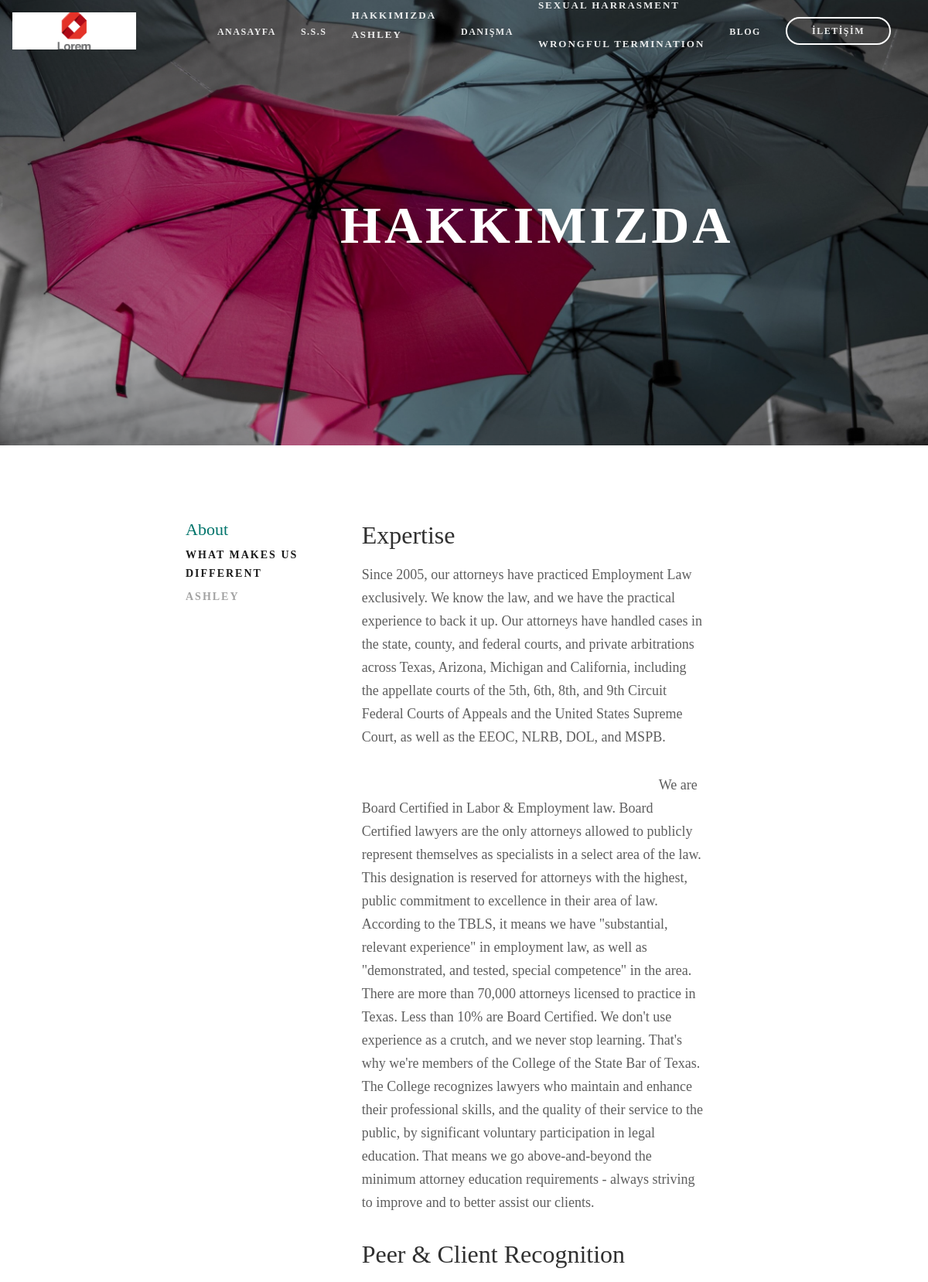
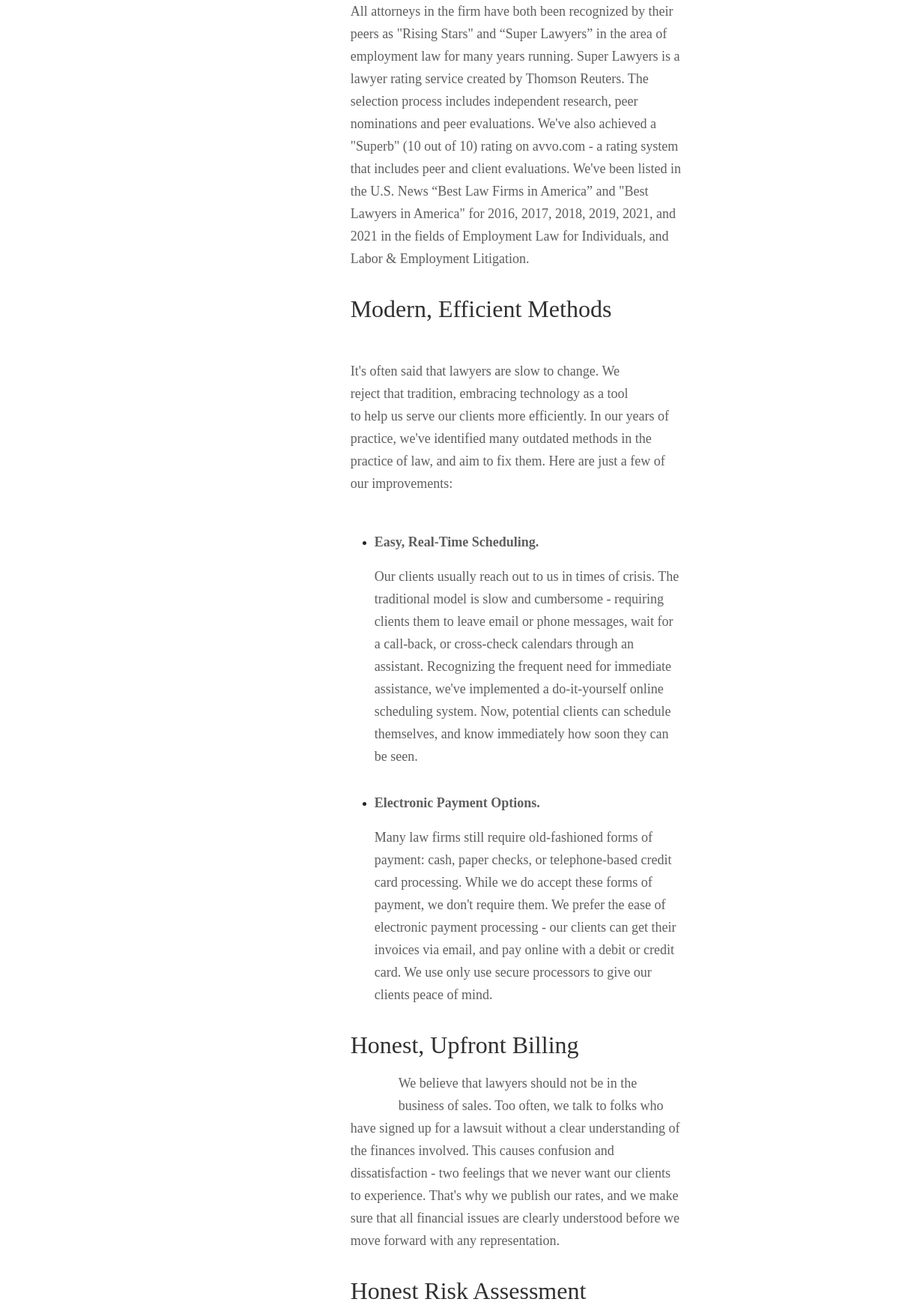
Page /about-us (upper part) on the committed database (2 pictures, top to bottom).
### employee/models.py (models this page shows, shortened)
class Employee(models.Model):
    name = models.CharField(max_length=255, verbose_name="Name")
    surname = models.CharField(max_length=255, verbose_name="Surname")
    description = RichTextField(verbose_name="Desciption")
    faculty =  models.CharField(max_length=255, verbose_name="Faculty")
    graduated_date=models.DateField(verbose_name="Graduated Date")
    image = models.ImageField(null=True, blank=True, verbose_name="Employee's Photo")
    areas = models.ManyToManyField(PracticeAreas, verbose_name="Practice Areas")
    certificates = models.ManyToManyField(Certificate,  verbose_name="Employee's Certificates")
    slug = models.SlugField(unique=True, editable=False, max_length=265)
    def get_absolute_url(self):
        return reverse("employee:detail", kwargs={"slug": self.slug})

class PracticeAreas(models.Model):
    title = UpperCaseField(max_length = 255)
    desc = RichTextField(verbose_name="Desciption")
    class Meta:
        verbose_name_plural = "Practice Areas"

### main/views.py (the view)
# urls.py: path('about-us', aboutus_view, name="aboutus"),
def aboutus_view(request):
    employees = Employee.objects.all()
    context = {
        'employees':employees,
    }
    return render(request, 'main/aboutus.html',context)

### website/header_context.py (called while the page is built)
def header_data(request):
    context_practice_areas = PracticeAreas.objects.all()
    context_employees = Employee.objects.all()
    context = {
        'context_practice_areas':context_practice_areas,
        'context_employees':context_employees,
    }
    return context

### templates/main/aboutus.html (shortened to what this page needs)
{% extends 'partials/base.html' %}
{% load static %}
{% block body %}
    <div id="about-container">
        <div id="about-overlay">
            {% include 'partials/header.html' %}
            <div id="description-wrapper">
                <p class="desc-bold"><strong>HAKKIMIZDA</strong></p>
            </div>
        </div>
    </div>
    <main id="page">
        <div class="page content about-page-content">
            <div class="about-aside">
                <ul>
                    <li class="about-aside-list-title"> About</li>
                    <li class="about-aside-list-item "><a class="active" href="#">WHAT MAKES US DIFFERENT</a></li>
                    {% for employee in employees  %}
                        <li class="about-aside-list-item"><a href="{{employee.get_absolute_url}}">{{employee.name|title}}<br></a></li>
                    {% endfor %}
                </ul>
            </div>
            <div class="about-article">
                <div class="about-article-item">
                    <h1>Expertise</h1>
                    <p>Since 2005, our attorneys have practiced Employment Law exclusively.  We know the law, and we have the practical experience to back it up.  Our attorneys have handled cases in the state, county, and federal courts, and private arbitrations across Texas, Arizona, Michigan and California, including the appellate courts of the 5th, 6th, 8th, and 9th Circuit Federal Courts of Appeals and the United States Supreme Court, as well as the EEOC, NLRB, DOL, and MSPB.</p>
                </div  >
                <div class="about-article-item">
                    <div class="about-article-item-photo">
                    </div>
                    <p class="article-p-right">We are Board Certified in Labor & Employment law.  Board Certified lawyers are the only attorneys allowed to publicly represent themselves as specialists in a select area of the law. This designation is reserved for attorneys with the highest, public commitment to excellence in their area of law.  According to the TBLS, it means we have "substantial, relevant experience" in employment law, as well as "demonstrated, and tested, special competence" in the area.  There are more than 70,000 attorneys licensed to practice in Texas. Less than 10% are Board Certified.
                        We don't use experience as a crutch, and we never stop learning.  That's why we're members of the College of the State Bar of Texas.  The College recognizes lawyers who maintain and enhance their professional skills, and the quality of their service to the public, by significant voluntary participation in legal education.  That means we go above-and-beyond the minimum attorney education requirements - always striving to improve and to better assist our clients.</p>
                </div>
                <div class="about-article-item">
                    <h1>Peer & Client Recognition</h1>
                    <p>All attorneys in the firm have both been recognized by their peers as "Rising Stars" and “Super Lawyers” in the area of employment law for many years running.  Super Lawyers is a lawyer rating service created by Thomson Reuters.  The selection process includes independent research, peer nominations and peer evaluations.  We've also achieved a "Superb" (10 out of 10) rating on avvo.com - a rating system that includes peer and client evaluations.  We've been listed in the U.S. News “Best Law Firms in America” and "Best Lawyers in America" for 2016, 2017, 2018, 2019, 2021, and 2021 in the fields of Employment Law for Individuals, and Labor & Employment Litigation.</p>
                </div>
                <div class="about-article-item">
                    <h1>Modern, Efficient Methods</h1>
                    <p>It's often said that lawyers are slow to change.  We reject that tradition, embracing technology as a tool to help us serve our clients more efficiently.  In our years of practice, we've identified many outdated methods in the practice of law, and aim to fix them.  Here are just a few of our improvements:</p>
                    <ul class="about-article-first-ul">
                        <li><strong>Easy, Real-Time Scheduling.</strong><p>Our clients usually reach out to us in times of crisis. The traditional model is slow and cumbersome - requiring clients them to leave email or phone messages, wait for a call-back, or cross-check calendars through an assistant. Recognizing the frequent need for immediate assistance, we've implemented a do-it-yourself online scheduling system. Now, potential clients can schedule themselves, and know immediately how soon they can be seen.</p></li>
                        <li><strong>Electronic Payment Options. </strong><p>Many law firms still require old-fashioned forms of payment: cash, paper checks, or telephone-based credit card processing. While we do accept these forms of payment, we don't require them. We prefer the ease of electronic payment processing - our clients can get their invoices via email, and pay online with a debit or credit card. We use only use secure processors to give our clients peace of mind.</p></li>
                    </ul>
                </div>
                <div class="about-article-item">
                    <h1>Honest, Upfront Billing</h1>
                    <p>We believe that lawyers should not be in the business of sales.  Too often, we talk to folks  who have signed up for a lawsuit without a clear understanding of the finances involved.  This causes confusion and dissatisfaction - two feelings that we never want our clients to experience.  That's why we publish our rates, and we make sure that all financial issues are clearly understood before we move forward with any representation.</p>
                </div>
                <div class="about-article-item">
                    <h1>Honest Risk Assessment</h1>
                </div>
            </div>
        </div>
    </main>
{% endblock %}

### templates/partials/header.html
{% load static %}
 <header id="site-header">
    <div id="site-logo">
        <img src="{% static 'img/logo.png'%}" alt="">
    </div>
    <div id="site-list-container">
        <div class="site-list-item">
            <a href="{% url 'main:home' %}">ANASAYFA</a>
        </div>
        <div class="site-list-item">
            <a href="{% url 'main:faqs' %}">S.S.S</a>
        </div>
        <div class="site-list-item">
            <a href="{% url 'main:aboutus' %}">HAKKIMIZDA
                <ul>
                    <a href="about.html"><li>Hakkımızda</li></a>
                    {% for employee in context_employees %}
                        <a href="{{employee.get_absolute_url}}"><li>{{employee.name|title}}</li><br></a>
                    {% endfor %}
                </ul>
            </a>
        </div>
        <div class="site-list-item">
            <a href="">DANIŞMA</a>
        </div>
        <div class="site-list-item">
            <a href="{% url 'main:practice_areas' %}">FAALİYET ALANLARI
                <ul>
                    {% for area in context_practice_areas %}
                        <a href=""><li>{{area.title|title}}</li><br></a>
                    {% endfor %}
                </ul>
            </a>
        </div>
        <div class="site-list-item">
            <a href="{% url 'post:index' %}">BLOG</a>
        </div>
        <div class="site-list-item bordered">
            <a href="{% url 'main:contact' %}">İLETİŞİM</a>
        </div>
    </div>
</header>

### static/css/main.css (style rules this page uses)
* { margin: 0; padding: 0; font-family: adobe-garamond-pro, serif; }
ol,ul { list-style:none; }
a { text-decoration: none; }
#site-header { padding: 1rem 1rem; align-items: center; display: flex; }
#site-logo { width: 10rem; height: 3rem; }
#site-logo img { object-fit: cover; width: 100%; height: 3rem; }
#site-list-container { align-items: center; height: 2rem; margin-left: auto; display: flex; }
.site-list-item { margin-right: 2rem; position: relative; }
.site-list-item ul a { text-transform: uppercase; font-size: 13px; font-weight: 600; letter-spacing: 2px; line-height: 25px; transition: 0.3s ease-in-out; }
.site-list-item a { font-size: 12px; font-style: normal; font-weight: 700; letter-spacing: 1.5px; color:rgba(255,255,255,.9); line-height: 1em; transition: 0.3s ease-in-out; }
.bordered { line-height: 0; padding: 0.6rem 2rem; border: 2px solid #fff; border-radius: 300px; transition: 0.3s ease-in-out; }
#description-wrapper { width: 20rem; text-align: center; align-items: center; margin: 0 auto; margin-top: 10rem; }
.desc-bold { letter-spacing: 0.0588235em; color: #fff; font-weight: 700; font-size: 68px; text-transform: uppercase; margin-top: 1.2rem; }
main { width: 60%; max-width: 1020px; height: auto; margin: 0 auto; }
#about-container { width: 100%; height: 36rem; background: url(../img/about-overlay.jpeg) no-repeat; background-size: cover; }
#about-overlay { width: 100%; height: 36rem; background-color: rgba(0, 0, 0, 0.3); }
.about-page-content { display: flex; margin-top: 6rem; justify-content: space-between; margin-bottom: 6rem; }
.about-aside-list-title { color: #00746b; font-size: 22px; font-weight: 400; line-height: 26.4px; }
.about-aside-list-item { width: 80%; margin-top: 0.4rem ; }
.about-aside-list-item a { text-transform: uppercase; color: rgba(26,26,26,.4); font-size: 14px; font-weight: 600; letter-spacing: 2px; line-height: 17.5px; }
.active { color: rgb(26, 26, 26) !important; }
.about-aside { text-align: left; }
.about-article { width: 75%; }
.about-article h1 { color: rgba(26,26,26,.9); font-size: 32px; font-weight: 400; line-height: 40px; }
.about-article p { margin-top: 1rem; color: rgba(26, 26, 26, 0.7); font-size: 18px; line-height: 30px; font-weight: 400; }
.about-article-item { width: 90%; margin-bottom: 2rem; }
.about-article-first-ul { list-style: disc; padding-left: 2rem; padding-top: 1rem; }
.about-article-first-ul li { padding-top: 1rem; }
.about-article-item-photo { width: 22rem; float: left; margin-right: 2rem; }
.about-article-item strong { color: rgba(26, 26, 26, 0.7); font-size: 18px; font-weight: 700; line-height: 30px; }

### rows in the picture
Employee: name "ASHLEY"
PracticeAreas: title "SEXUAL HARRASMENT"
PracticeAreas: title "WRONGFUL TERMINATION"
